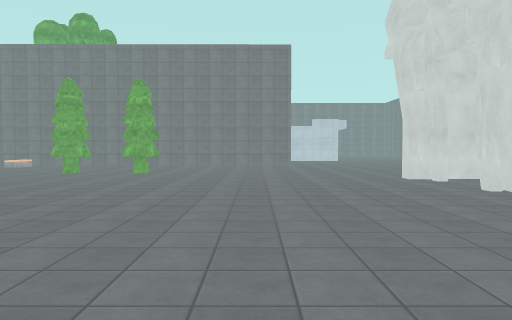
view 1 (above)

24 first-person views from a walk through a 3-D level made in the Godot game engine. The camera is 1.5 m above the floor, tilts 2° down and sees 70° across. The floor is counted in squares, 2.4 m on a side. Each view is taken from the middle of a square. On the plan, view 1 faces up. The plan holds only what a view shows up to about 10 squares ahead; the rest is blank. Characters and animated objects are left out. Surface patterns are stand-ins for the level's own textures.

view 2
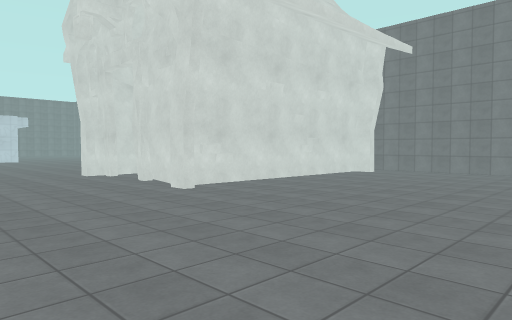

view 3
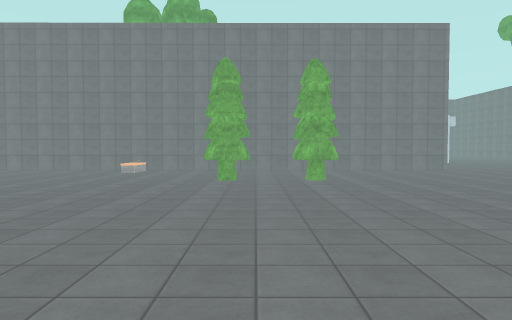

view 4
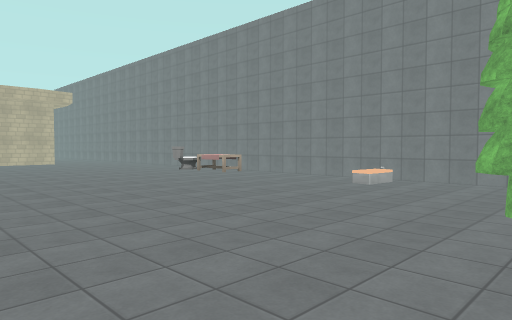

view 5
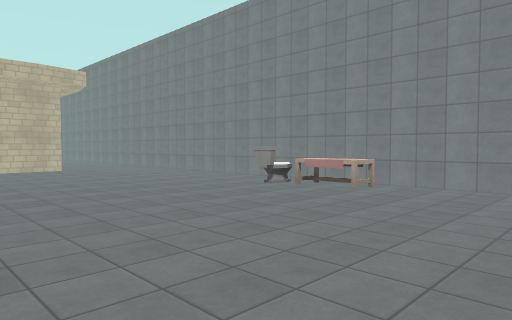

view 6
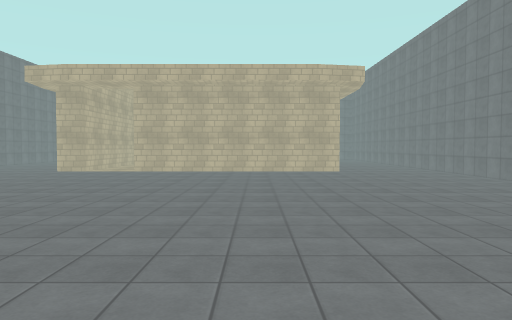

view 7
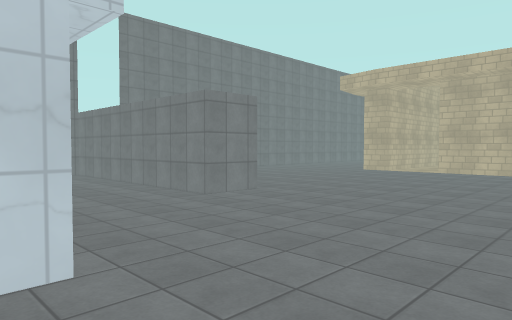

view 8
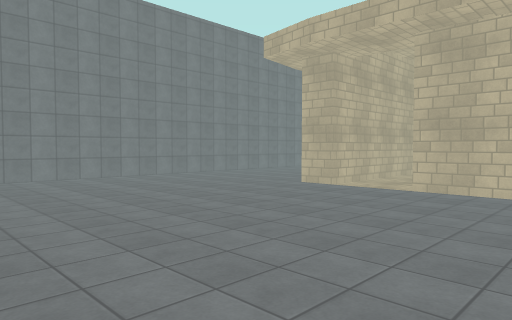

view 9
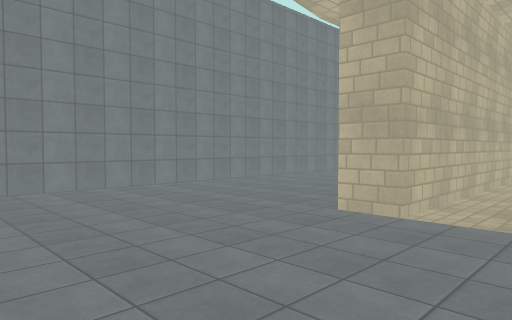

view 10
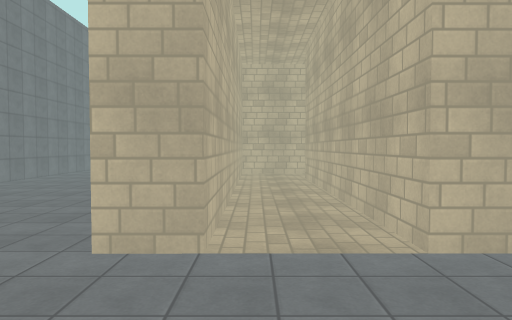

view 11
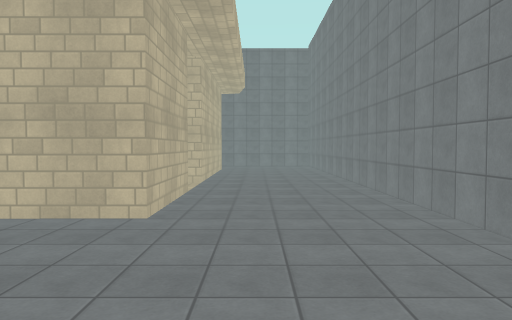

view 12
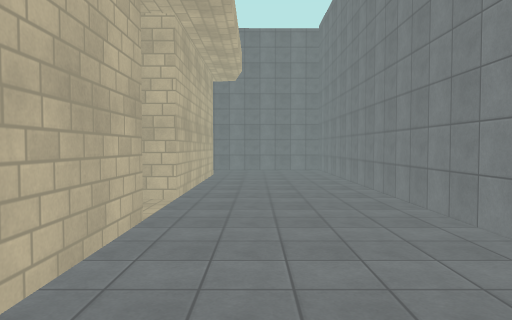

view 13
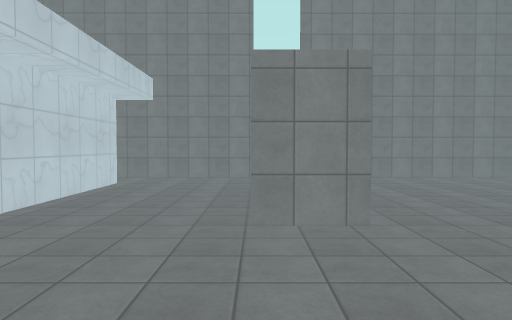

view 14
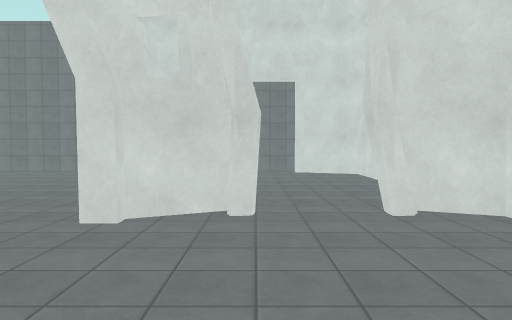

view 15
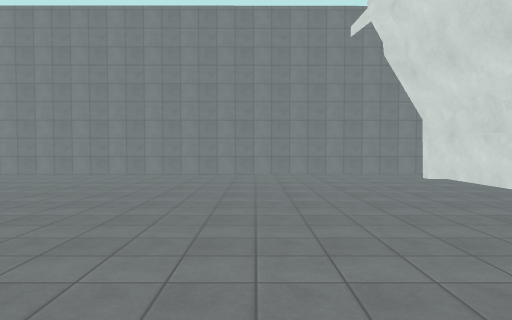

view 16
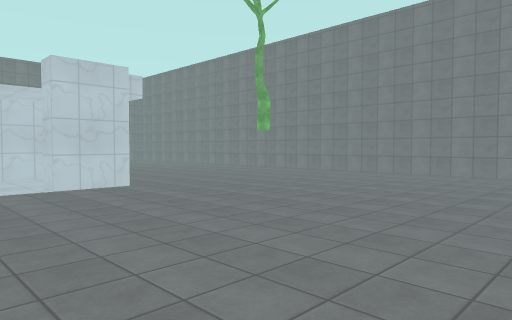

view 17
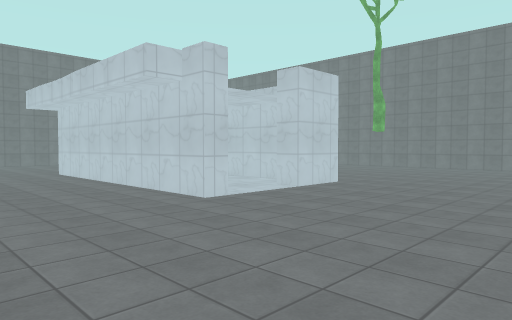

view 18
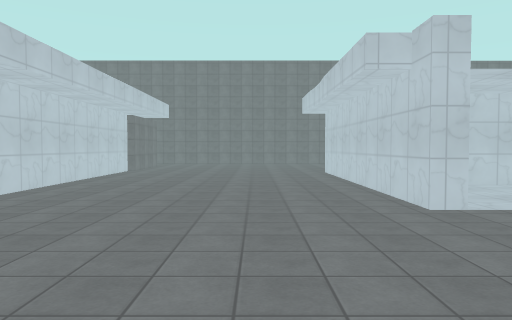

view 19
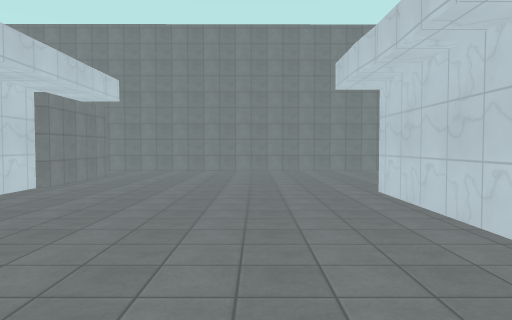

view 20
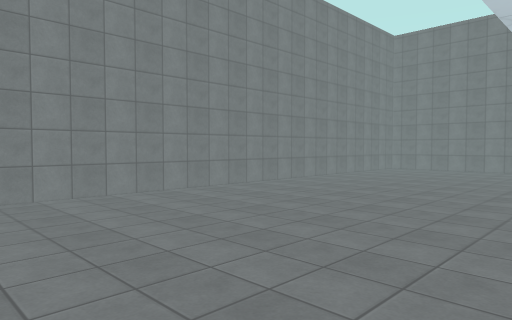

view 21
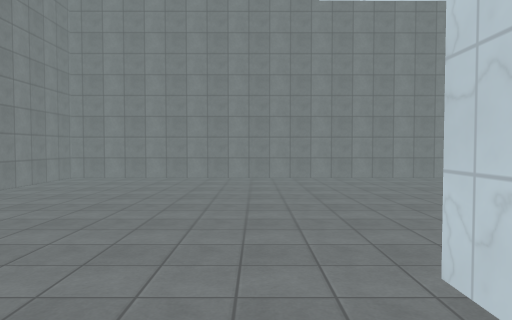

view 22
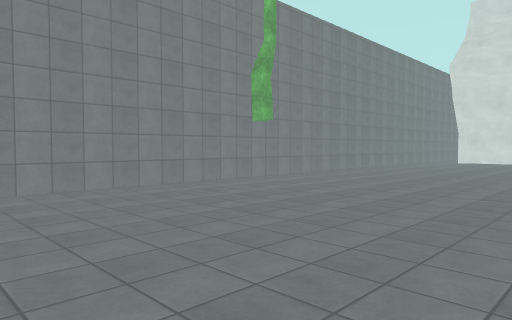

view 23
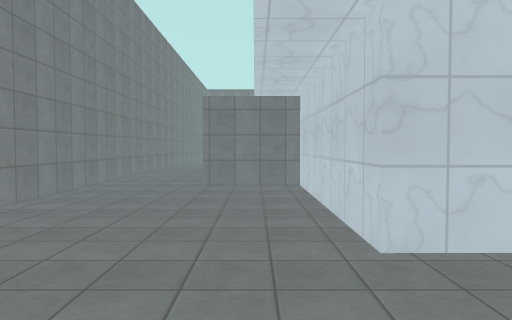

view 24
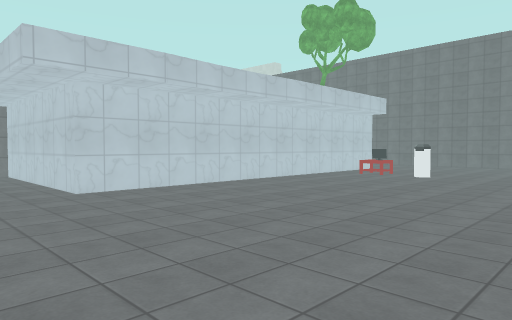

### Floor plan
Key: @ floor where view 1 was taken; # wall or solid block; . main floor; - floor 1.75 m lower than the main floor; ^ raised ledge; v drop or lower ground; T tree; B barn; A bathtub; I toilet; N bin; L table.
Columns run from 27 left of view 1 to 10 right of it. Each row starts with its distance up from view 1.
 27                     ##################
 26                   ...................#
 25              ........................#
 24              .........v..............#
 23              .....#####..............#
 22              .....#   #.....###......#
 21               ....#   #.....#  ......#
 20               ....#   #.....#  ......#
 19               ....#   #.....###......#
 18               ..NL#   #.....#.#......#
 17               ....#    .....#.#......#
 16                ...#     .............#
 15                ...      .............#
 14                ..        ............#
 13                .         ............#
 12 #############################........#
 11 #..............I^...A................#
 10 #..............I.....................#
  9 #.####..##............TTT............#
  8          #...........................#
  7          #....................BBBBBB.#
  6          #....................B....B.#
  5          #.......##  .........B....B.#
  4   #.######.......    .........BBBBBB.#
  3   #...........v#.     ...............#
  2   #######.....##.#     . ............#
  1       ........#-.##       ...........#
  0     ..........##..#        @........
 -1   ............ #...        ....
 -2  ##################

Positions as (right, up) in squares from view 1, and headings:
1: (0, 0), facing up
2: (0, -1), facing up-right
3: (-4, 2), facing up
4: (-4, 5), facing up-left
5: (-8, 6), facing up-left
6: (-9, 7), facing left
7: (-9, 7), facing down-left
8: (-13, 6), facing down-left
9: (-15, 4), facing down-left
10: (-16, 3), facing left
11: (-15, 10), facing left
12: (-17, 10), facing left
13: (-12, 6), facing down
14: (0, 6), facing right
15: (1, 11), facing right
16: (1, 11), facing up-right
17: (-2, 13), facing up-right
18: (-1, 13), facing up
19: (-1, 17), facing up
20: (-1, 22), facing up-right
21: (2, 23), facing right
22: (4, 23), facing down-right
23: (-11, 24), facing right
24: (-14, 25), facing down-right
